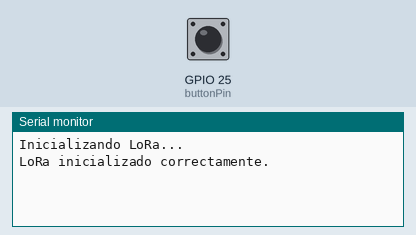
Bench run of a sketch on a simulated ESP32. Parts: the last lines printed to the serial monitor. The test bench sets the inputs (shaded band); at power-on: GPIO 25 (buttonPin) LOW. No radio packets arrive unless stated.

Above: at 1.2 s.
1.3 s: GPIO 25 (buttonPin) pulled HIGH for 0.15 s
At 2.0 s:
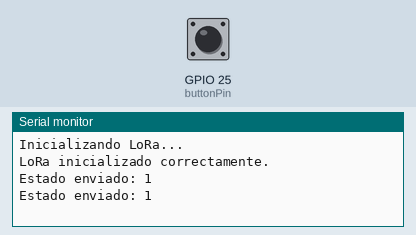
2.9 s: GPIO 25 (buttonPin) pulled HIGH for 1 s
At 4.5 s:
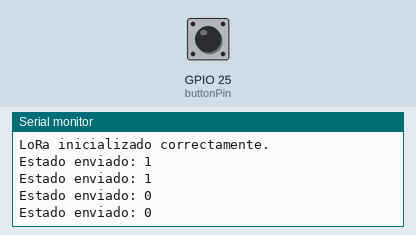

The sketch:

receptor_LED_pulsador.ino
```cpp
/////////// PULSADOR - RECEPTORRRRRR

#include <SPI.h>
#include <RH_RF95.h>

// Definir pines del módulo LoRa
#define RFM95_CS 5
#define RFM95_RST 14
#define RFM95_INT 2

// Definir frecuencia del LoRa
#define RF95_FREQ 500.0

// Crear instancia del driver
RH_RF95 rf95(RFM95_CS, RFM95_INT);

const int buttonPin = 25; // Pin del pulsador
bool buttonState = false;    // Estado actual del pulsador
bool lastButtonState = false; // Estado anterior del pulsador
bool ledState = false;        // Estado del LED

void setup() {
  pinMode(buttonPin, INPUT);
  pinMode(RFM95_RST, OUTPUT);
  digitalWrite(RFM95_RST, HIGH);

  Serial.begin(9600);
  while (!Serial);

  // Inicializar el módulo LoRa
  Serial.println("Inicializando LoRa...");
  digitalWrite(RFM95_RST, LOW);
  delay(10);
  digitalWrite(RFM95_RST, HIGH);
  delay(10);

  if (!rf95.init()) {
    Serial.println("Inicialización de LoRa fallida!");
    while (1);
  }

  if (!rf95.setFrequency(RF95_FREQ)) {
    Serial.println("Configuración de frecuencia fallida!");
    while (1);
  }

  // Configurar potencia de transmisión
  rf95.setTxPower(13, false);

  Serial.println("LoRa inicializado correctamente.");
}

void loop() {
  buttonState = digitalRead(buttonPin); // Leer el estado del pulsador

  if (buttonState != lastButtonState) { // Detectar cambio en el estado del pulsador
    if (buttonState == HIGH) { // Si el pulsador está presionado
      ledState = !ledState; // Cambiar el estado del LED
    }

    // Enviar el estado del LED
    uint8_t data[1] = { ledState };
    rf95.send(data, sizeof(data));
    rf95.waitPacketSent();

    Serial.print("Estado enviado: ");
    Serial.println(ledState);

    delay(50); // Agregar un pequeño retraso para el debouncing
  }

  lastButtonState = buttonState; // Actualizar el estado del pulsador
}
```

Measured:
- after the input at 1.3 s, the serial monitor: prints a new line after 0.06 s (image 1)
- after the input at 2.9 s, the serial monitor: prints a new line after 0.06 s (image 2)
